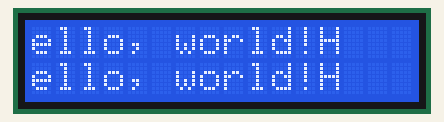
The sketch below on a simulated Arduino Uno, built with avr-gcc and run on an emulated ATmega328P. Parts: 16×2 character LCD.

Above: at 0.15 s.
At 0.52 s:
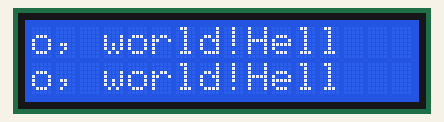
At 1.03 s:
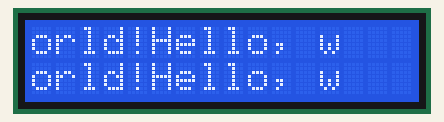
At 1.53 s:
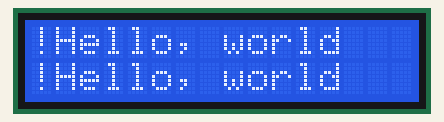
At 2.03 s:
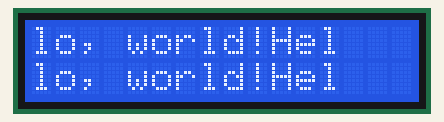

The sketch:

LCD.ino
```cpp
#include <Wire.h> // i2C 통신을 위한 라이브러리


#include <LiquidCrystal_I2C.h> // LCD 1602 I2C용 라이브러리


LiquidCrystal_I2C lcd(0x27,16,2); // 접근주소: 0x3F or 0x27

String line1 = "Hello, world!";
String line2 = "Hello, world!";

void setup()


{
  lcd.init(); // LCD 초기화

  lcd.backlight(); // 백라이트 켜기

}


void loop()
{
  line1.concat(line1.charAt(0));
  line1.remove(0, 1);

  line2.concat(line2.charAt(0));
  line2.remove(0, 1);

  lcd.setCursor(0,0); // 1번째, 1라인
  lcd.print(line1);

  lcd.setCursor(0,1); // 1번째, 2라인
  lcd.print(line2);

  delay(100);
}
```

Measured:
- by itself, everything shown: repeats every 1.6 s, in 13 steps
